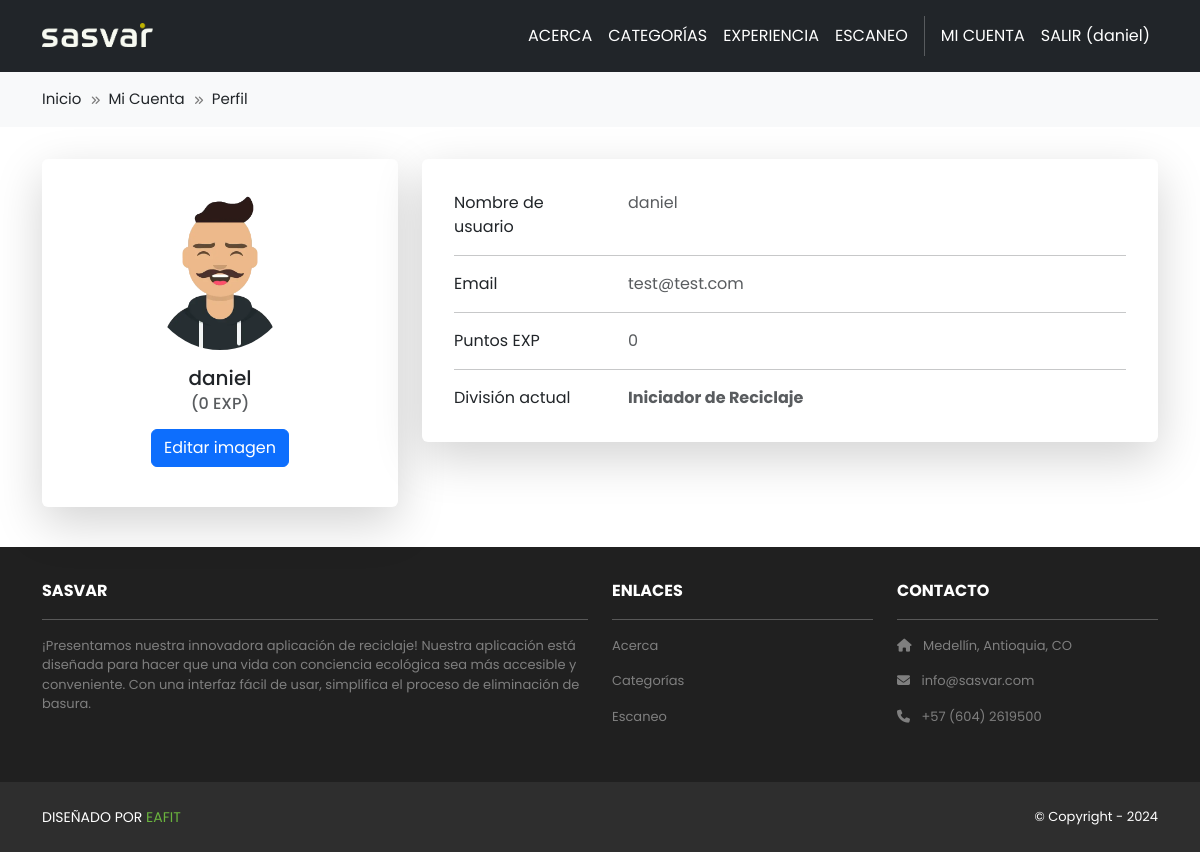
Before: /mi-cuenta/perfil (signed in) with the older database file.
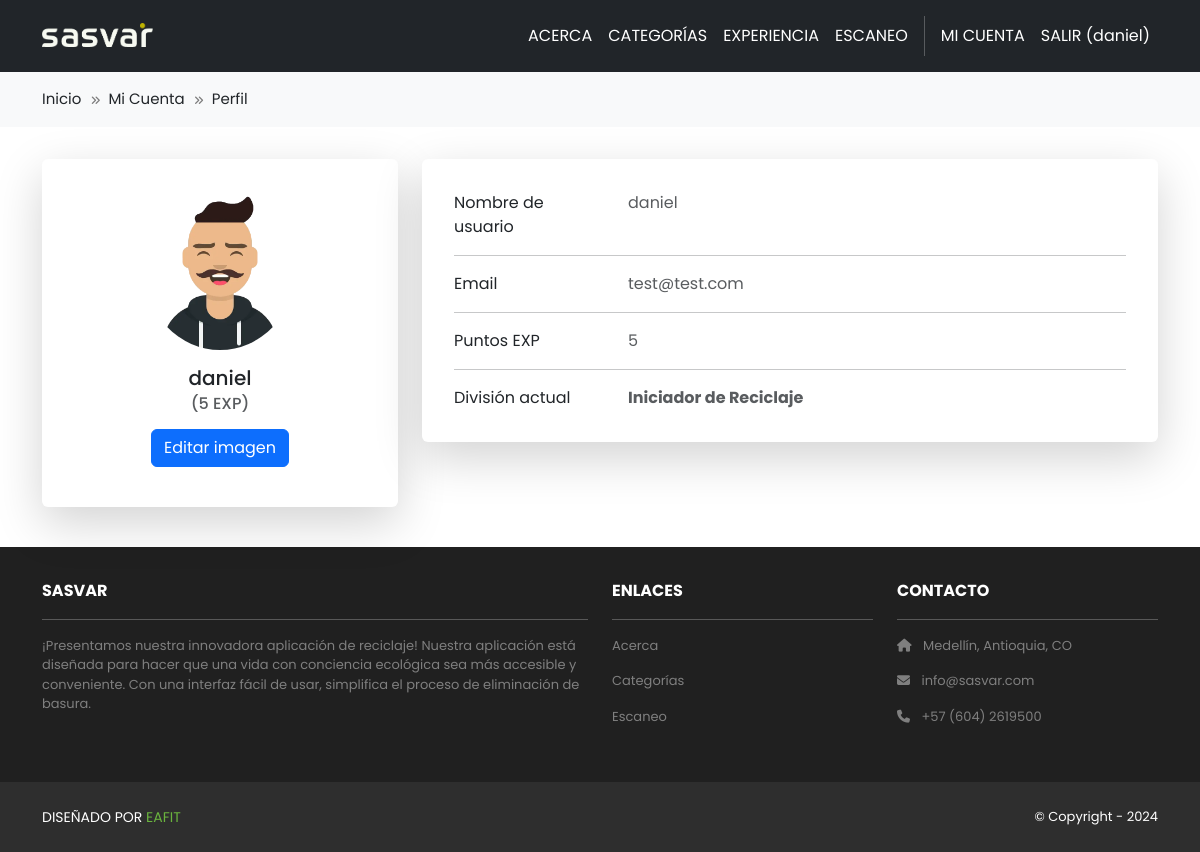
After: the same page with the newer database file.
### accounts/models.py (models this page shows, shortened)
class User(AbstractUser):
    email = models.CharField(max_length=30, unique=True)
    profile_picture = models.ImageField(upload_to='profile_pics', blank=True, null=True)
    experience_points = models.IntegerField(default=0)

class Ranking(models.Model):
    name = models.CharField(max_length=100)
    level = models.PositiveIntegerField()
    from_points = models.PositiveIntegerField()
    to_points = models.PositiveIntegerField()
    image = models.ImageField(upload_to='rankings_images/', blank=True, null=True)

### accounts/views.py (the view)
# urls.py: path('perfil', views.profile, name='accounts.profile'),
@login_required
def profile(request):
    if request.method == 'POST' and request.FILES.get('profile_pic'):
        request.user.profile_picture = request.FILES.get('profile_pic')
        request.user.save()
        return redirect('accounts.profile')
    viewData = {}
    viewData["title"] = "Perfil"
    viewData["breadcrumbItems"] = [
        {"name": "Inicio", "route": "home.index"},
        {"name": "Mi Cuenta", "route": "accounts.index"},
        {"name": "Perfil", "route": "accounts.profile"},
    ]
    viewData["user"] = request.user
    user_points = request.user.experience_points
    user_ranking = Ranking.objects.filter(from_points__lte=user_points, to_points__gte=user_points).first()
    viewData["ranking"] = user_ranking
    return render(request, 'accounts/profile.html', {"viewData": viewData})

### accounts/templates/accounts/profile.html (shortened to what this page needs)
{% extends 'base.html' %}
{% block content %}
{% load static %}
<div class="p-3">
  <div class="container">
    <div class="row mt-3">
      <div class="col-lg-4">
        <div class="card mb-4 shadow-lg p-3 mb-4 bg-white rounded border-0">
          <form method="post" enctype="multipart/form-data" id="profilePicForm">
            <div class="card-body text-center ">
              {% if viewData.user.profile_picture %}
              <img src="{{ viewData.user.profile_picture.url }}" alt="avatar"
                class="rounded-circle img-fluid img-profile">
              {% else %}
              <img src="{% static 'images/ava3.webp' %}" alt="avatar"
                class="rounded-circle img-fluid img-profile">
              {% endif %}
              <h5 class="my-3 mb-1">{{ viewData.user.username }}</h5>
              <h6 class="text-muted mb-3">({{ viewData.user.experience_points }} EXP)</h6>
              <div class="d-flex justify-content-center mb-2">
                <label for="profilePicInput" class="btn btn-primary">Editar imagen</label>
              </div>
            </div>
          </form>
        </div>
      </div>
      <div class="col-lg-8">
        <div class="card mb-4 shadow-lg p-3 mb-4 bg-white rounded border-0">
          <div class="card-body">
            <div class="row">
              <div class="col-sm-3">
                <p class="mb-0">Nombre de usuario</p>
              </div>
              <div class="col-sm-9">
                <p class="text-muted mb-0">{{ viewData.user.username }}</p>
              </div>
            </div>
            <hr>
            <div class="row">
              <div class="col-sm-3">
                <p class="mb-0">Email</p>
              </div>
              <div class="col-sm-9">
                <p class="text-muted mb-0">{{ viewData.user.email }}</p>
              </div>
            </div>
            <hr>
            <div class="row">
              <div class="col-sm-3">
                <p class="mb-0">Puntos EXP</p>
              </div>
              <div class="col-sm-9">
                <p class="text-muted mb-0">{{ viewData.user.experience_points }}</p>
              </div>
            </div>
            <hr>
            <div class="row">
              <div class="col-sm-3">
                <p class="mb-0">División actual</p>
              </div>
              <div class="col-sm-9">
                <p class="text-muted mb-0 fw-bold">{{ viewData.ranking.name }}</p>
              </div>
            </div>
          </div>
        </div>
      </div>
    </div>
  </div>
</div>
{% endblock content %}

### recycling/templates/base.html (shortened to what this page needs)
<!DOCTYPE html>
<html>
  {% load static %}
  <head>
    <link href="https://cdn.jsdelivr.net/npm/bootstrap@5.3.2/dist/css/bootstrap.min.css" rel="stylesheet">
    <link rel="stylesheet" type="text/css" href="{% static 'css/style.css' %}">
    <link rel="stylesheet" href="https://cdnjs.cloudflare.com/ajax/libs/font-awesome/6.1.1/css/all.min.css">
  </head>
  <body>
    <nav class="p-3 navbar navbar-dark bg-dark navbar-expand-lg bg-body-sasvar pb-3">
      <div class="container">
        <a class="navbar-brand" href="{% url 'home.index' %}">
          <img src="{% static 'images/logo-sasvar.png' %}" alt="logo" height="24" class="me-2" />
        </a>
        <div class="collapse navbar-collapse" id="navbarNavAltMarkup">
          <div class="navbar-nav ms-auto">
            <a class="nav-link" href="{% url 'home.about' %}">ACERCA</a>
            <a class="nav-link" href="{% url 'home.categories' %}">CATEGORÍAS</a>
            <a class="nav-link" href="{% url 'home.experience' %}">EXPERIENCIA</a>
            <a class="nav-link" href="{% url 'scanner.index' %}">ESCANEO</a>
            {% if user.is_authenticated %}
              <a class="nav-link" href="{% url 'accounts.index' %}">MI CUENTA</a>
              <a class="nav-link" href="{% url 'accounts.logout' %}">SALIR ({{ user.username }})</a>
            {% else %}
              <a class="nav-link" href="{% url 'accounts.login' %}">INICIAR SESIÓN</a>
              <a class="nav-link" href="{% url 'accounts.signup' %}">REGISTRO</a>
            {% endif %}
          </div>
        </div>
      </div>
    </nav>
    {% if viewData.breadcrumb is False %}
    {% else %}
    {% include 'breadcrumb.html' %}
    {% endif %}
    {% block content %}
    {% endblock content %}
    <section class="p-3 rc-footer d-none d-md-block">
      <div class="container">
        <div class="row mt-3 text-white">
          <div class="col-md-6 col-lg-8 col-xl-6 mx-auto mb-4">
            <b>SASVAR</b>
            <hr />
            <p class="font-13 rc-footer-font">¡Presentamos nuestra innovadora aplicación de reciclaje! Nuestra
              aplicación está diseñada para hacer que una vida con conciencia ecológica sea más accesible y
              conveniente. Con una interfaz fácil de usar, simplifica el proceso de eliminación de basura.</p>
          </div>
          <div class="col-md-3 col-lg-4 col-xl-3 mx-auto mb-4">
            <b>ENLACES</b>
            <hr />
            <p class="font-13 rc-footer-font"><a class="nav-link" href="{% url 'home.about' %}">Acerca</a></p>
            <p class="font-13 rc-footer-font"><a class="nav-link" href="{% url 'home.categories' %}">Categorías</a></p>
            <p class="font-13 rc-footer-font"><a class="nav-link" href="{% url 'scanner.index' %}">Escaneo</a></p>
          </div>
          <div class="col-md-3 col-lg-4 col-xl-3 mx-auto mb-4">
            <b>CONTACTO</b>
            <hr />
            <p class="font-13 rc-footer-font"><i class="fas fa-home me-2"></i> Medellín, Antioquia, CO</p>
            <p class="font-13 rc-footer-font"><i class="fas fa-envelope me-2"></i> info@sasvar.com</p>
            <p class="font-13 rc-footer-font"><i class="fas fa-phone me-2"></i> +57 (604) 2619500</p>
          </div>
        </div>
      </div>
    </section>
    <section class="p-3 rc-footer-bottom">
      <div class="container d-flex justify-content-between">
        <div class="me-5 rc-footer-bottom-copy text-white">
          <span>DISEÑADO POR <a href="https://www.eafit.edu.co" target="_blank">EAFIT</a></span>
        </div>
        <div class="rc-footer-bottom-copy text-white font-13">
          <span>© Copyright - 2024</span>
        </div>
      </div>
    </section>
  </body>
</html>

### recycling/templates/breadcrumb.html
<section class="p-3 rc-breadcrumb">
  <div class="container d-flex justify-content-between">
    <div class="me-5 rc-header-top-contact">
      {% for item in viewData.breadcrumbItems %}
        {% if forloop.first %}
          <span><a href="{% url item.route %}">{{ item.name }}</a></span>
        {% elif forloop.last %}
          <span class="rc-breadcrumb-item">{{ item.name }}</span>
        {% else %}
          <span class="rc-breadcrumb-item"><a href="{% url item.route %}">{{ item.name }}</a></span>
        {% endif %}
      {% endfor %}
    </div>
  </div>
</section>

### recycling/static/css/style.css (style rules this page uses)
body { font-family: 'Poppins', sans-serif; }
.rc-header-top-contact { font-size: 15px; }
.rc-footer { background-color: #202020; }
.rc-footer-bottom { background-color: #2E2E2E; }
.rc-footer-bottom-copy { font-size: 14px; margin: 0; line-height: 38px; }
.rc-footer-bottom-copy a { color: #6ab43e; text-decoration: none; }
.font-13 { font-size: 13px; }
.rc-footer-font { color: #7F7F7F; }
.bg-body-sasvar { background-color: #252527; }
.bg-body-sasvar a.nav-link { color: #fff !important; }
.navbar-brand { margin-top: -5px !important; }
.rc-breadcrumb { --bs-bg-opacity: 1; background-color: rgba(var(--bs-tertiary-bg-rgb),var(--bs-bg-opacity))!important; }
.rc-breadcrumb-item::before { color: #7c7c7c; content: "\f101"; display: inline-block; font-family: "FontAwesome"; font-size: 10px; padding: 0 8px 0 5px; }
.rc-breadcrumb a, .rc-breadcrumb-item a { color: var(--bs-body-color) !important; text-decoration: none !important; }
.img-profile { width: 150px; }

Changed rows visible on the page:
changed User "daniel": user.experience_points "0" → "5"
